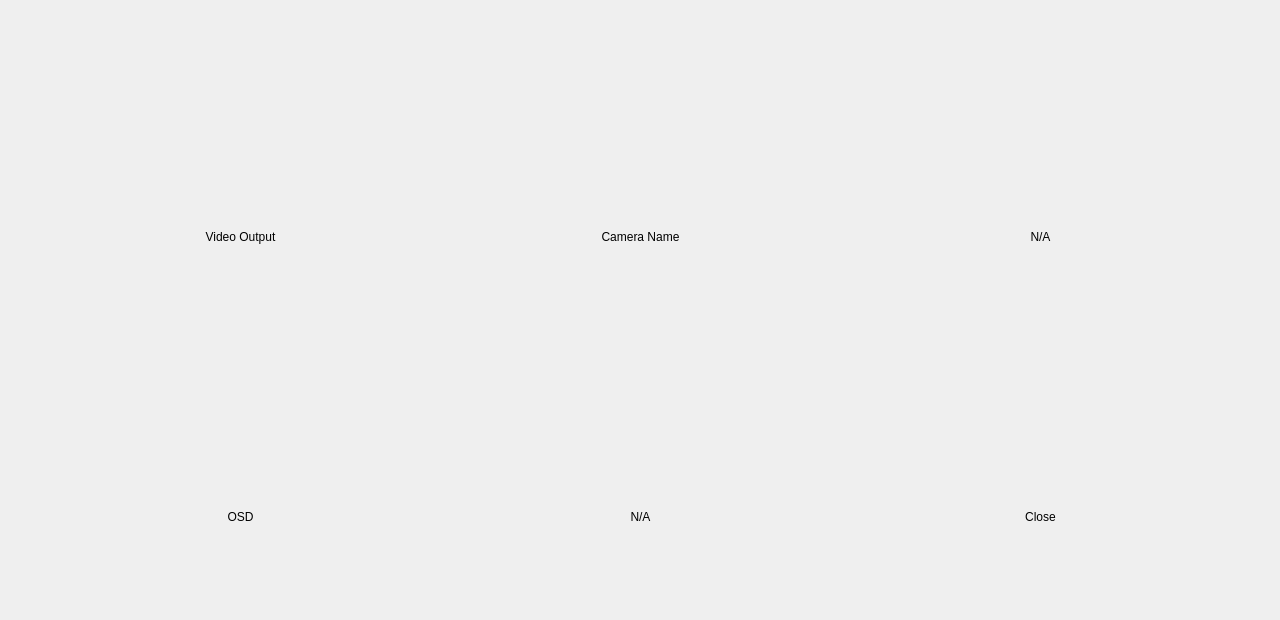
<?xml version="1.0" encoding="UTF-8"?>
<ui version="4.0">
 <class>DisplayPage</class>
 <widget class="QWidget" name="DisplayPage">
  <property name="enabled">
   <bool>true</bool>
  </property>
  <property name="geometry">
   <rect>
    <x>0</x>
    <y>0</y>
    <width>1280</width>
    <height>620</height>
   </rect>
  </property>
  <property name="windowTitle">
   <string>Form</string>
  </property>
  <property name="autoFillBackground">
   <bool>true</bool>
  </property>
  <widget class="CustomImageLabel" name="buttonVideoOutput">
   <property name="geometry">
    <rect>
     <x>40</x>
     <y>30</y>
     <width>401</width>
     <height>311</height>
    </rect>
   </property>
   <property name="frameShape">
    <enum>QFrame::NoFrame</enum>
   </property>
   <property name="text">
    <string/>
   </property>
   <property name="alignment">
    <set>Qt::AlignHCenter|Qt::AlignTop</set>
   </property>
  </widget>
  <widget class="QLabel" name="labelVideoOutputText">
   <property name="geometry">
    <rect>
     <x>60</x>
     <y>230</y>
     <width>361</width>
     <height>101</height>
    </rect>
   </property>
   <property name="frameShape">
    <enum>QFrame::NoFrame</enum>
   </property>
   <property name="text">
    <string>Video Output</string>
   </property>
   <property name="alignment">
    <set>Qt::AlignHCenter|Qt::AlignTop</set>
   </property>
  </widget>
  <widget class="CustomImageLabel" name="buttonCameraName">
   <property name="geometry">
    <rect>
     <x>440</x>
     <y>30</y>
     <width>401</width>
     <height>311</height>
    </rect>
   </property>
   <property name="frameShape">
    <enum>QFrame::NoFrame</enum>
   </property>
   <property name="text">
    <string/>
   </property>
   <property name="alignment">
    <set>Qt::AlignHCenter|Qt::AlignTop</set>
   </property>
  </widget>
  <widget class="CustomImageLabel" name="buttonNotAvailable">
   <property name="geometry">
    <rect>
     <x>840</x>
     <y>30</y>
     <width>401</width>
     <height>311</height>
    </rect>
   </property>
   <property name="frameShape">
    <enum>QFrame::NoFrame</enum>
   </property>
   <property name="text">
    <string/>
   </property>
   <property name="alignment">
    <set>Qt::AlignHCenter|Qt::AlignTop</set>
   </property>
  </widget>
  <widget class="CustomImageLabel" name="buttonOsd">
   <property name="geometry">
    <rect>
     <x>40</x>
     <y>340</y>
     <width>401</width>
     <height>281</height>
    </rect>
   </property>
   <property name="frameShape">
    <enum>QFrame::NoFrame</enum>
   </property>
   <property name="text">
    <string/>
   </property>
   <property name="alignment">
    <set>Qt::AlignHCenter|Qt::AlignTop</set>
   </property>
  </widget>
  <widget class="CustomImageLabel" name="buttonNotAvailable2">
   <property name="geometry">
    <rect>
     <x>440</x>
     <y>340</y>
     <width>401</width>
     <height>281</height>
    </rect>
   </property>
   <property name="frameShape">
    <enum>QFrame::NoFrame</enum>
   </property>
   <property name="text">
    <string/>
   </property>
   <property name="alignment">
    <set>Qt::AlignHCenter|Qt::AlignTop</set>
   </property>
  </widget>
  <widget class="CustomImageLabel" name="buttonClose">
   <property name="geometry">
    <rect>
     <x>840</x>
     <y>340</y>
     <width>401</width>
     <height>281</height>
    </rect>
   </property>
   <property name="frameShape">
    <enum>QFrame::NoFrame</enum>
   </property>
   <property name="text">
    <string/>
   </property>
   <property name="alignment">
    <set>Qt::AlignHCenter|Qt::AlignTop</set>
   </property>
  </widget>
  <widget class="QLabel" name="labelCameraNameText">
   <property name="geometry">
    <rect>
     <x>460</x>
     <y>230</y>
     <width>361</width>
     <height>101</height>
    </rect>
   </property>
   <property name="frameShape">
    <enum>QFrame::NoFrame</enum>
   </property>
   <property name="text">
    <string>Camera Name</string>
   </property>
   <property name="alignment">
    <set>Qt::AlignHCenter|Qt::AlignTop</set>
   </property>
  </widget>
  <widget class="QLabel" name="labelNotAvailableText">
   <property name="geometry">
    <rect>
     <x>860</x>
     <y>230</y>
     <width>361</width>
     <height>101</height>
    </rect>
   </property>
   <property name="frameShape">
    <enum>QFrame::NoFrame</enum>
   </property>
   <property name="text">
    <string>N/A</string>
   </property>
   <property name="alignment">
    <set>Qt::AlignHCenter|Qt::AlignTop</set>
   </property>
  </widget>
  <widget class="QLabel" name="labelOsdText">
   <property name="geometry">
    <rect>
     <x>60</x>
     <y>510</y>
     <width>361</width>
     <height>101</height>
    </rect>
   </property>
   <property name="frameShape">
    <enum>QFrame::NoFrame</enum>
   </property>
   <property name="text">
    <string>OSD</string>
   </property>
   <property name="alignment">
    <set>Qt::AlignHCenter|Qt::AlignTop</set>
   </property>
  </widget>
  <widget class="QLabel" name="labelNotAvailableText2">
   <property name="geometry">
    <rect>
     <x>460</x>
     <y>510</y>
     <width>361</width>
     <height>101</height>
    </rect>
   </property>
   <property name="frameShape">
    <enum>QFrame::NoFrame</enum>
   </property>
   <property name="text">
    <string>N/A</string>
   </property>
   <property name="alignment">
    <set>Qt::AlignHCenter|Qt::AlignTop</set>
   </property>
  </widget>
  <widget class="QLabel" name="labelCloseText">
   <property name="geometry">
    <rect>
     <x>860</x>
     <y>510</y>
     <width>361</width>
     <height>101</height>
    </rect>
   </property>
   <property name="frameShape">
    <enum>QFrame::NoFrame</enum>
   </property>
   <property name="text">
    <string>Close</string>
   </property>
   <property name="alignment">
    <set>Qt::AlignHCenter|Qt::AlignTop</set>
   </property>
  </widget>
  <zorder>labelOsdText</zorder>
  <zorder>labelCloseText</zorder>
  <zorder>labelVideoOutputText</zorder>
  <zorder>labelNotAvailableText2</zorder>
  <zorder>labelNotAvailableText</zorder>
  <zorder>labelCameraNameText</zorder>
  <zorder>buttonVideoOutput</zorder>
  <zorder>buttonCameraName</zorder>
  <zorder>buttonNotAvailable</zorder>
  <zorder>buttonOsd</zorder>
  <zorder>buttonNotAvailable2</zorder>
  <zorder>buttonClose</zorder>
 </widget>
 <customwidgets>
  <customwidget>
   <class>CustomImageLabel</class>
   <extends>QLabel</extends>
   <header>ui/customwidget/customimagelabel.h</header>
  </customwidget>
 </customwidgets>
 <resources/>
 <connections/>
</ui>
